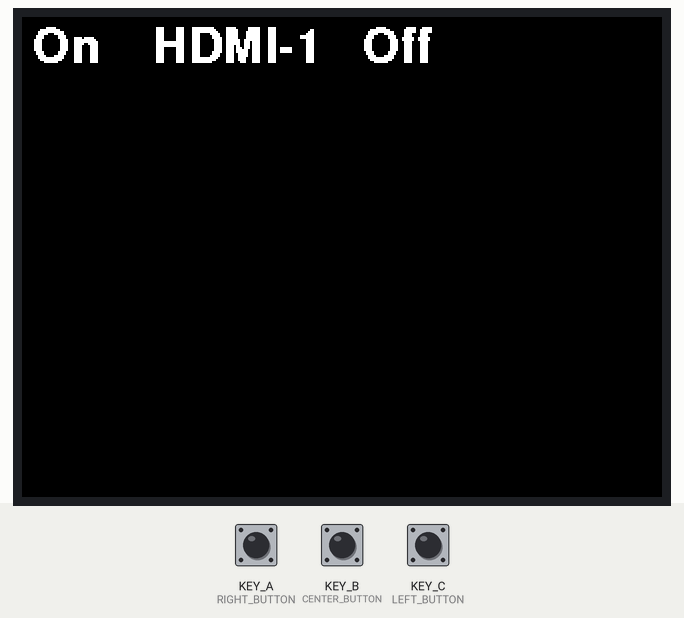
Bench run of a sketch on a simulated Seeed Wio Terminal. Shown: 320×240 colour display. The inputs (shaded band) are chosen by the test bench; at power-on: KEY_B (CENTER_BUTTON) HIGH, KEY_A (RIGHT_BUTTON) HIGH, KEY_C (LEFT_BUTTON) HIGH.

Above: at 1.4 s.
1.5 s: KEY_B (CENTER_BUTTON) pulled LOW for 0.25 s
At 3.0 s:
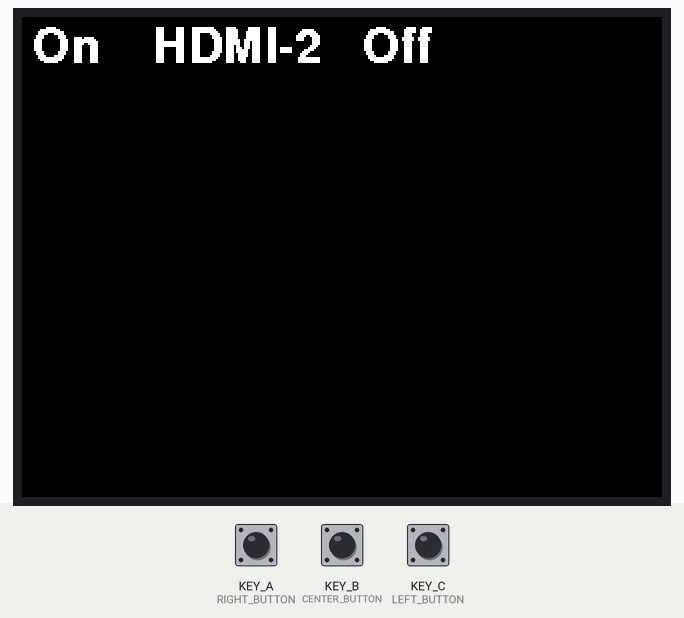
Timing chart, 0 to 4.5 s (numbered marks = the images above; inputs shaded):
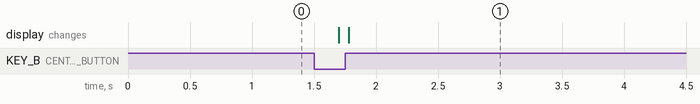

Measured:
- after the input at 1.5 s, the display: first changes after 0.20 s (image 1 shows a later state)

The sketch:

benq_projector_ir.ino
```cpp
#include <IRLibSendBase.h>    // First include the send base
#include <IRLib_P01_NEC.h>
#include <IRLibCombo.h>     // After all protocols, include this
// All of the above automatically creates a universal sending
// class called "IRsend" containing only the protocols you want.
// Now declare an instance of that sender.
#include "TFT_eSPI.h"

IRsend mySender;
TFT_eSPI tft;

#define RIGHT_BUTTON WIO_KEY_A
#define CENTER_BUTTON WIO_KEY_B
#define LEFT_BUTTON WIO_KEY_C
static bool source = true;

void updateScreen() {
  tft.fillScreen(TFT_BLACK);
  // Position text below buttons (roughly)
  tft.drawString("On", 5, 5);
  tft.drawString(source ? "HDMI-1" : "HDMI-2", 65, 5);
  tft.drawString("Off", 170, 5);
}

void setup() {
  tft.begin();
  tft.setRotation(3);
  tft.setFreeFont(&FreeSansBold12pt7b);
  updateScreen();
  pinMode(RIGHT_BUTTON, INPUT_PULLUP);
  pinMode(CENTER_BUTTON, INPUT_PULLUP);
  pinMode(LEFT_BUTTON, INPUT_PULLUP);
}

void loop() {
  //https://github.com/Sirr-Al-Asrar/BenQ-W1070-IR-remote
  // Also works with HT2050
  if (digitalRead(LEFT_BUTTON) == LOW) { // power on
     mySender.send(NEC,0xCF20D,0);
  }
  if (digitalRead(RIGHT_BUTTON) == LOW) { // power off
     mySender.send(NEC,0xC728D,0);
     delay(250);
     mySender.send(NEC,0xC728D,0);
  }
  if (digitalRead(CENTER_BUTTON) == LOW) { // source
    source = !source;
    mySender.send(NEC,source ? 0xC1AE5 : 0xC9A65,0); // HDMI-1 / HDMI-2
    updateScreen();
  }
  delay(200);
}
```
